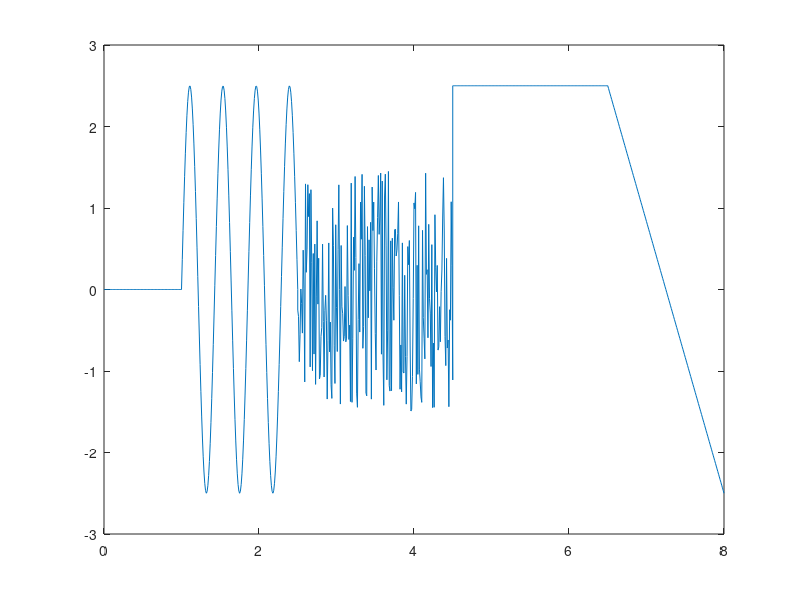

Reproduce this figure in MATLAB.
%% Gabalveida signāla montāža
%% Sinuoīda
t_sin = 1:0.01:2.5;
% y_sin = A0+A*sin(2*pi*f*(t-delay))
A0 = 0; A = 2.5; T = (2.5-1)/3.5; f = 1/T; delay = 1;
y_sin = A0+A*sin(2*pi*f*(t_sin-delay));
plot(t_sin,y_sin)
%% Lineāri mainīgs signāls
t_saw = 6.5:0.01:8;
% y_saw = k*(t_saw - delay)
% k = (yA - yB)/(tA - tB) - līknes slīpuma koeficients
% delay - lai noteiktu delay ir jāskatās  krustpunkts ar t/x asi (y=0)
k = (2.5-(-2.5))/(6.5-8); delay = 7.25;
y_saw = k*(t_saw - delay);
plot(t_saw, y_saw)
%% Konstantes signāls
t_const = 4.5:0.01:6.5;
y_const = zeros(size(t_const))+2.5;
plot(t_const,y_const)
%% Nuļļu signāls
t_zero = 0:0.01:1;
y_zero = zeros(size(t_zero));
plot(t_zero,y_zero)
%% Trokšņa signāls
t_noise = 2.5:0.01:4.5;
y_noise = rand(size(t_noise))*3-1.5;
plot(t_noise,y_noise)
%% Signālu apvienošana
t = [t_zero,t_sin,t_noise,t_const,t_saw];
y = [y_zero,y_sin,y_noise,y_const,y_saw];
plot(t,y)